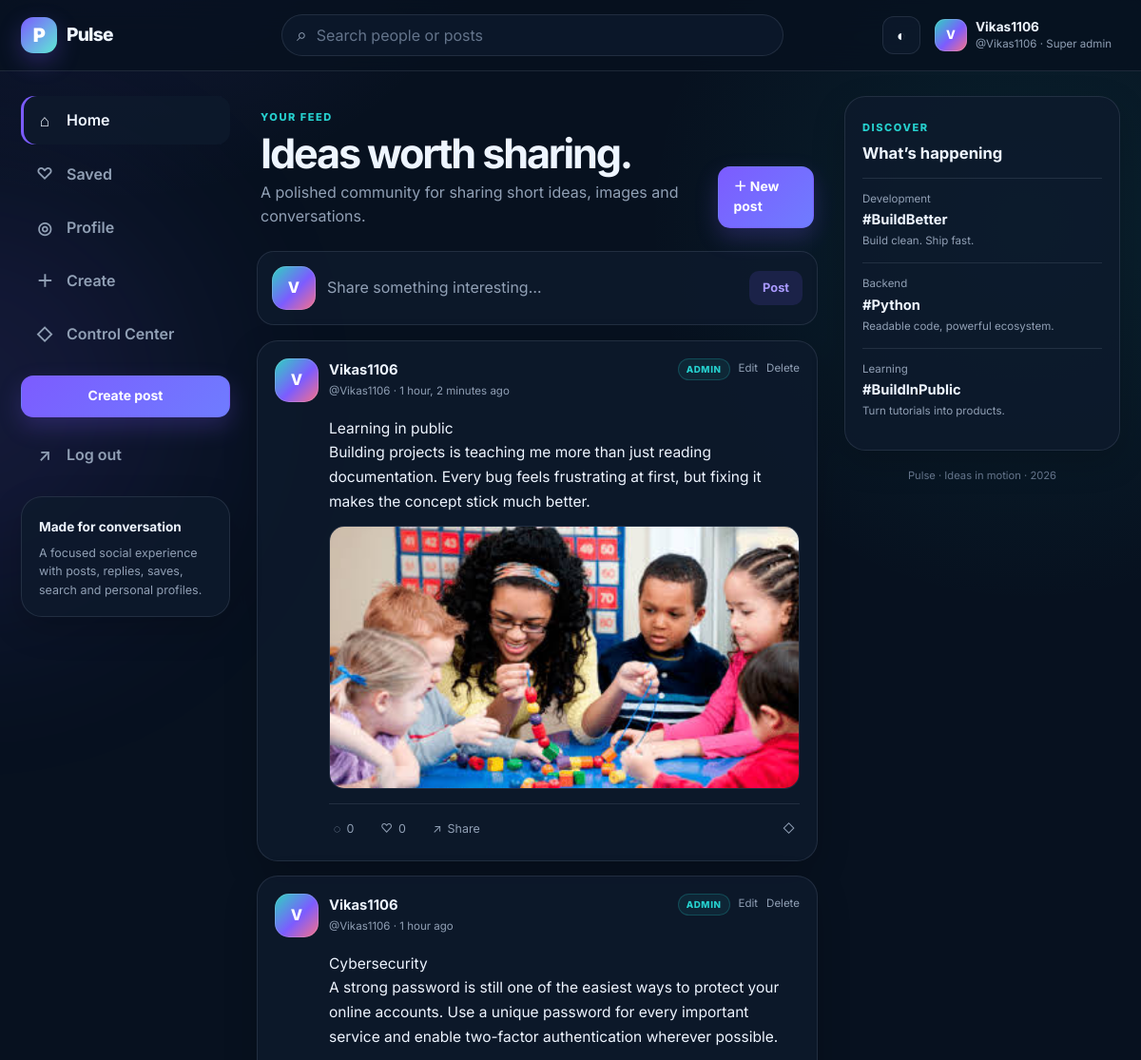
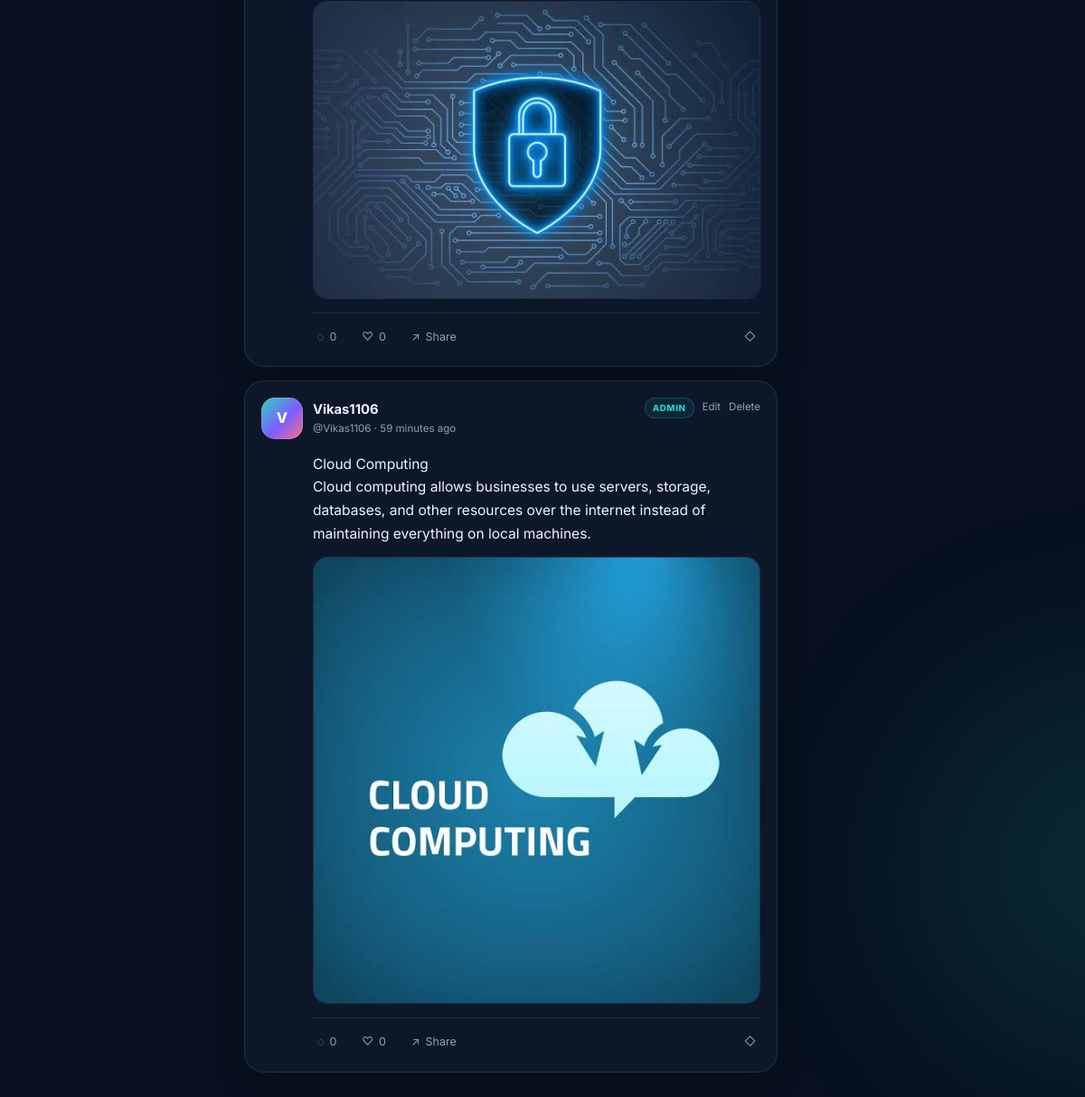
The page / (signed in) on the database its author committed (2 pictures, top to bottom).
### tweet/models.py (models this page shows, shortened)
class Tweet(models.Model):
    user = models.ForeignKey(User, on_delete=models.CASCADE, related_name="tweets")
    text_field = models.TextField(max_length=240)
    photo = models.ImageField(upload_to="photos/", blank=True, null=True)
    likes = models.ManyToManyField(User, related_name="liked_tweets", blank=True)
    bookmarks = models.ManyToManyField(User, related_name="bookmarked_tweets", blank=True)
    created_at = models.DateTimeField(auto_now_add=True)
    updated_at = models.DateTimeField(auto_now=True)
    class Meta:
        ordering = ["-created_at"]

### tweet/views.py (the view, shortened to what this page needs)
# urls.py: path("", views.tweet_list, name="tweet_list"),
def tweet_list(request):
    query = request.GET.get("q", "").strip()
    tweets = _tweet_queryset()
    paginator = Paginator(tweets, 8)
    page_obj = paginator.get_page(request.GET.get("page"))
    context = {
        "tweets": page_obj,
        "page_obj": page_obj,
        "query": query,
        "total_tweets": Tweet.objects.count(),
        "total_people": User.objects.count(),
    }
    return render(request, "tweet/tweet_list.html", context)

### tweet/views.py (called while the page is built)
def _tweet_queryset():
    return (
        Tweet.objects.select_related("user")
        .prefetch_related("likes", "bookmarks")
        .annotate(like_count=Count("likes", distinct=True), comment_count=Count("comments", distinct=True))
    )

### tweet/templates/tweet/tweet_list.html (shortened to what this page needs)
{% extends "layout.html" %}
{% block content %}
<section class="feed-hero">
    <div>
        <span class="eyebrow">Your feed</span>
        <h1>{% if query %}Search results{% else %}Ideas worth sharing.{% endif %}</h1>
        <p>{% if query %}Showing posts and people matching “{{ query }}”.{% else %}A polished community for sharing short ideas, images and conversations.{% endif %}</p>
    </div>
    {% if user.is_authenticated %}
        <a class="btn btn-primary" href="{% url 'tweet_create' %}">＋ New post</a>
    {% endif %}
</section>
{% if user.is_authenticated and not query %}
<a class="quick-compose" href="{% url 'tweet_create' %}">
    <span class="avatar">{% if user.profile.avatar %}<img src="{{ user.profile.avatar.url }}" alt="{{ user.username }}">{% else %}{{ user.username|first|upper }}{% endif %}</span>
    <span class="quick-compose-placeholder">Share something interesting…</span>
    <span class="quick-compose-button">Post</span>
</a>
{% endif %}
<div class="feed-list">
    {% for tweet in tweets %}
        {% include "tweet/_tweet_card.html" with tweet=tweet %}
    {% endfor %}
</div>
{% endblock %}

### templates/layout.html (shortened to what this page needs)
{% load static %}
<!DOCTYPE html>
<html lang="en" data-theme="dark">
<head>
    <link rel="stylesheet" href="{% static 'styles.css' %}">
</head>
<body class="{% block body_class %}{% endblock %}">
    <div class="ambient ambient-one"></div>
    <div class="ambient ambient-two"></div>
    <header class="topbar">
        <div class="topbar-inner">
            <a class="brand" href="{% url 'tweet_list' %}" aria-label="Pulse home">
                <span class="brand-mark">P</span>
                <span class="brand-text">Pulse</span>
            </a>
            <form class="global-search" method="get" action="{% url 'tweet_list' %}">
                <span class="search-icon">⌕</span>
                <input type="search" name="q" value="{{ request.GET.q }}" placeholder="Search people or posts" aria-label="Search">
            </form>
            <div class="topbar-actions">
                <button class="icon-button" type="button" data-theme-toggle aria-label="Toggle theme">◐</button>
                {% if user.is_authenticated %}
                    <a class="mini-profile" href="{% url 'profile' user.username %}">
                        <span class="avatar avatar-sm">
                            {% if user.profile.avatar %}<img src="{{ user.profile.avatar.url }}" alt="{{ user.username }}">{% else %}{{ user.username|first|upper }}{% endif %}
                        </span>
                        <span class="mini-profile-copy">
                            <strong>{{ user.first_name|default:user.username }}</strong>
                            <small>@{{ user.username }}{% if user.is_superuser %} · Super admin{% elif user.is_staff %} · Admin{% endif %}</small>
                        </span>
                    </a>
                {% else %}
                    <a class="btn btn-ghost" href="{% url 'login' %}">Log in</a>
                    <a class="btn btn-primary" href="{% url 'register' %}">Join Pulse</a>
                {% endif %}
            </div>
        </div>
    </header>
    <div class="app-shell">
        <aside class="sidebar left-sidebar">
            <nav class="side-nav">
                <a class="nav-pill {% if request.resolver_match.url_name == 'tweet_list' %}active{% endif %}" href="{% url 'tweet_list' %}"><span>⌂</span> Home</a>
                {% if user.is_authenticated %}
                    <a class="nav-pill {% if request.resolver_match.url_name == 'bookmarks' %}active{% endif %}" href="{% url 'bookmarks' %}"><span>♡</span> Saved</a>
                    <a class="nav-pill {% if request.resolver_match.url_name == 'profile' %}active{% endif %}" href="{% url 'profile' user.username %}"><span>◎</span> Profile</a>
                    <a class="nav-pill" href="{% url 'tweet_create' %}"><span>＋</span> Create</a>
                    {% if user.is_staff %}<a class="nav-pill {% if request.resolver_match.url_name == 'admin_dashboard' %}active{% endif %}" href="{% url 'admin_dashboard' %}"><span>◇</span> Control Center</a>{% endif %}
                {% endif %}
            </nav>
            {% if user.is_authenticated %}
                <a class="btn btn-primary btn-block compose-side" href="{% url 'tweet_create' %}">Create post</a>
                <form method="post" action="{% url 'logout' %}" class="logout-form">
                    <button class="nav-pill danger" type="submit"><span>↗</span> Log out</button>
                </form>
            {% endif %}
            <div class="sidebar-note">
                <strong>Made for conversation</strong>
                <p>A focused social experience with posts, replies, saves, search and personal profiles.</p>
            </div>
        </aside>
        <main class="main-content">
            {% block content %}{% endblock %}
        </main>
        <aside class="sidebar right-sidebar">
            <div class="panel trend-panel">
                <div class="panel-heading">
                    <span class="eyebrow">Discover</span>
                    <h3>What’s happening</h3>
                </div>
                <div class="trend-item"><small>Development</small><strong>#BuildBetter</strong><span>Build clean. Ship fast.</span></div>
                <div class="trend-item"><small>Backend</small><strong>#Python</strong><span>Readable code, powerful ecosystem.</span></div>
                <div class="trend-item"><small>Learning</small><strong>#BuildInPublic</strong><span>Turn tutorials into products.</span></div>
            </div>
            <footer class="mini-footer">Pulse · Ideas in motion · {% now "Y" %}</footer>
        </aside>
    </div>
</body>
</html>

### tweet/templates/tweet/_tweet_card.html (shortened to what this page needs)
<article class="post-card">
    <div class="post-head">
        <a class="user-cluster" href="{% url 'profile' tweet.user.username %}">
            <span class="avatar">
                {% if tweet.user.profile.avatar %}<img src="{{ tweet.user.profile.avatar.url }}" alt="{{ tweet.user.username }}">{% else %}{{ tweet.user.username|first|upper }}{% endif %}
            </span>
            <span>
                <strong>{{ tweet.user.get_full_name|default:tweet.user.username }}</strong>
                <small>@{{ tweet.user.username }} · {{ tweet.created_at|timesince }} ago</small>
            </span>
        </a>
        {% if user.is_staff %}
            <div class="owner-actions admin-owner-actions">
                <span class="moderation-label">Admin</span>
                <a href="{% url 'admin_tweet_edit' tweet.id %}" title="Edit as admin">Edit</a>
                <a class="danger-link" href="{% url 'admin_tweet_delete' tweet.id %}" title="Delete as admin">Delete</a>
            </div>
        {% elif tweet.user == user %}
            <div class="owner-actions">
                <a href="{% url 'tweet_edit' tweet.id %}" title="Edit">Edit</a>
                <a class="danger-link" href="{% url 'tweet_delete' tweet.id %}" title="Delete">Delete</a>
            </div>
        {% endif %}
    </div>
    <a class="post-copy" href="{% url 'tweet_detail' tweet.id %}">{{ tweet.text_field|linebreaksbr }}</a>
    {% if tweet.photo %}
        <a class="post-image-wrap" href="{% url 'tweet_detail' tweet.id %}">
            <img class="post-image" src="{{ tweet.photo.url }}" alt="Image shared by {{ tweet.user.username }}" loading="lazy">
        </a>
    {% endif %}
    <div class="post-actions">
        <a class="action-link" href="{% url 'tweet_detail' tweet.id %}"><span>◌</span><span>{{ tweet.comment_count|default:tweet.comments.count }}</span></a>
        <form method="post" action="{% url 'toggle_like' tweet.id %}">
            <button class="action-button {% if user.is_authenticated and user in tweet.likes.all %}liked{% endif %}" type="submit" title="Like">
                <span>{% if user.is_authenticated and user in tweet.likes.all %}♥{% else %}♡{% endif %}</span>
                <span>{{ tweet.like_count|default:tweet.likes.count }}</span>
            </button>
        </form>
        <button class="action-button copy-link" type="button" data-copy-url="{{ request.scheme }}://{{ request.get_host }}{% url 'tweet_detail' tweet.id %}" title="Copy link"><span>↗</span><span>Share</span></button>
        <form method="post" action="{% url 'toggle_bookmark' tweet.id %}" class="push-right">
            <button class="action-button {% if user.is_authenticated and user in tweet.bookmarks.all %}saved{% endif %}" type="submit" title="Save">
                <span>{% if user.is_authenticated and user in tweet.bookmarks.all %}◆{% else %}◇{% endif %}</span>
            </button>
        </form>
    </div>
</article>

### rows shown on the page
Tweet: user.username|first "V", user.get_full_name "Vikas1106", user.username "Vikas1106", created_at "1 hour, 2 minutes", text_field "Learning in public Building projects is teaching me more than just reading documentation. Every bug feels frustrating at first, but fixing it makes the concept stick much better.", photo (picture), comment_count "0", like_count "0"
Tweet: user.username|first "V", user.get_full_name "Vikas1106", user.username "Vikas1106", created_at "1 hour", text_field "Cybersecurity A strong password is still one of the easiest ways to protect your online accounts. Use a unique password for every important service and enable two-factor authentication wherever possible.", photo (picture), comment_count "0", like_count "0"
Tweet: user.username|first "V", user.get_full_name "Vikas1106", user.username "Vikas1106", created_at "59 minutes", text_field "Cloud Computing Cloud computing allows businesses to use servers, storage, databases, and other resources over the internet instead of maintaining everything on local machines.", photo (picture), comment_count "0", like_count "0"

### other values the page prints
{{ user.username|first|upper }} "V"
{{ user.first_name|default:user.username }} "Vikas1106"
{{ user.username }} "Vikas1106"
